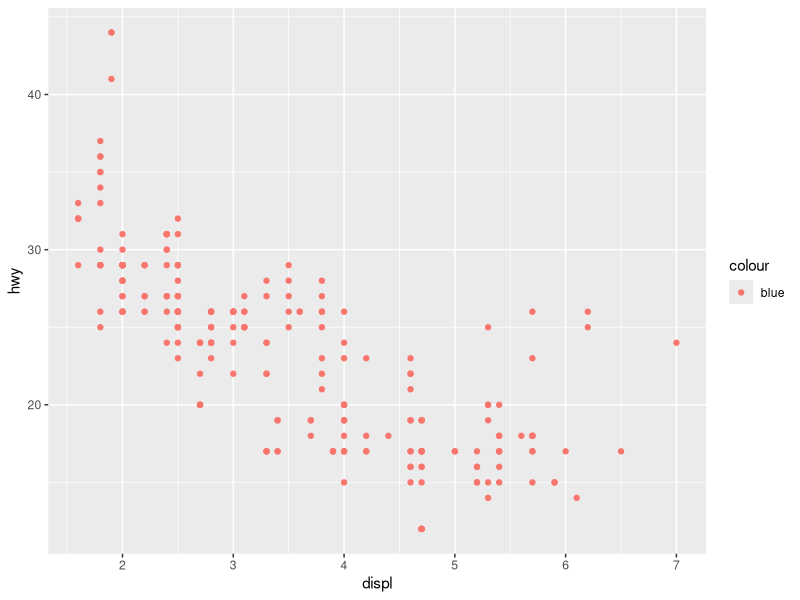
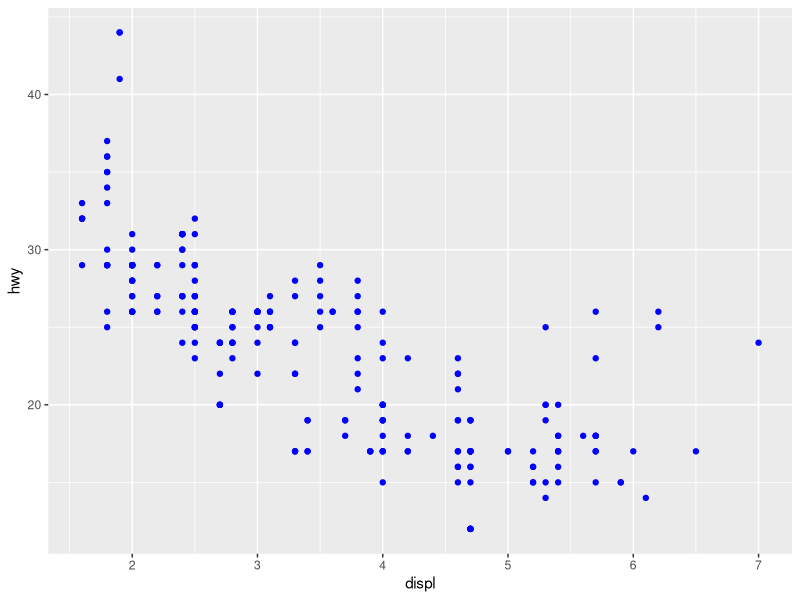
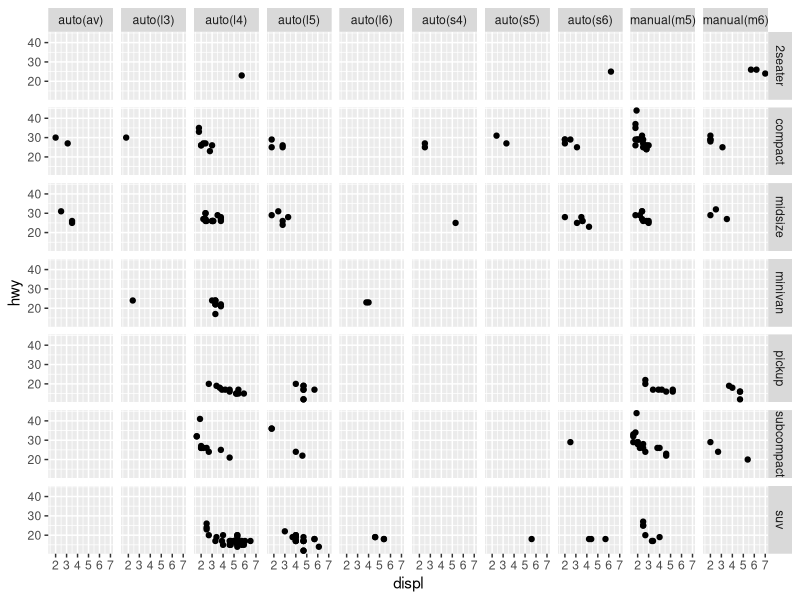
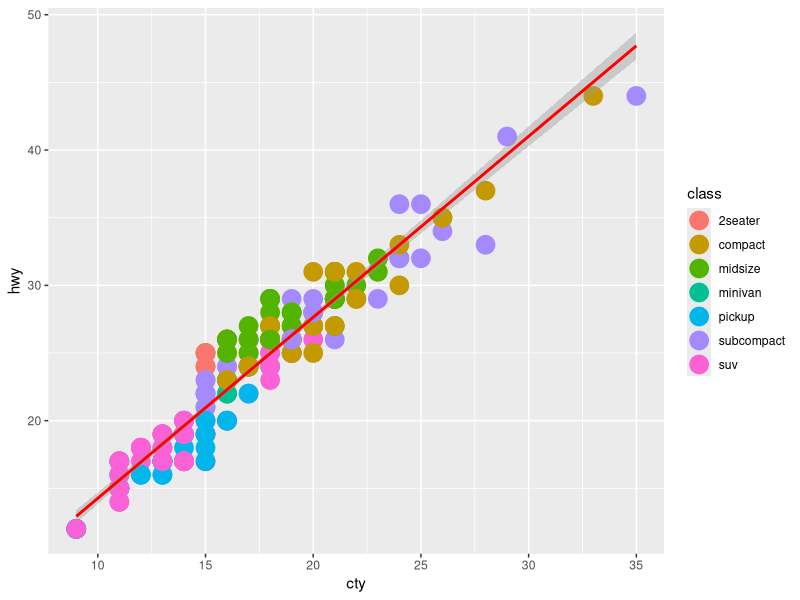
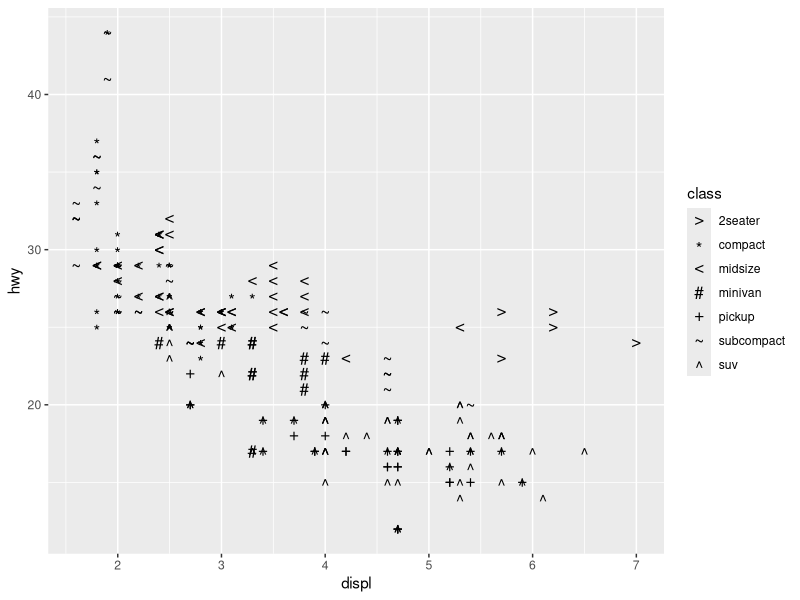
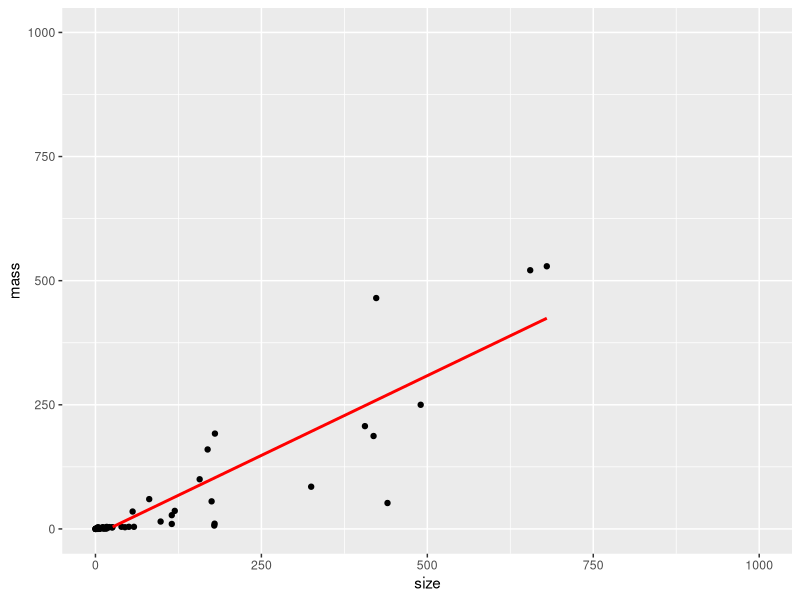
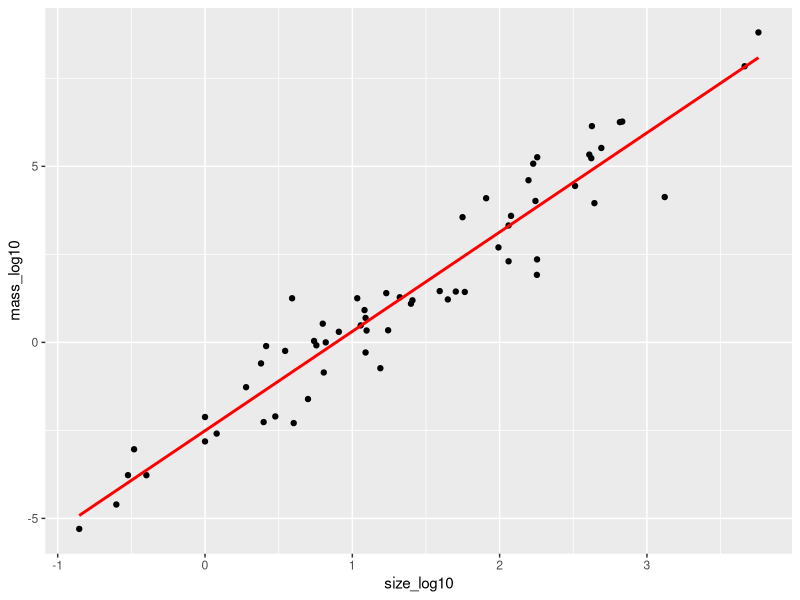
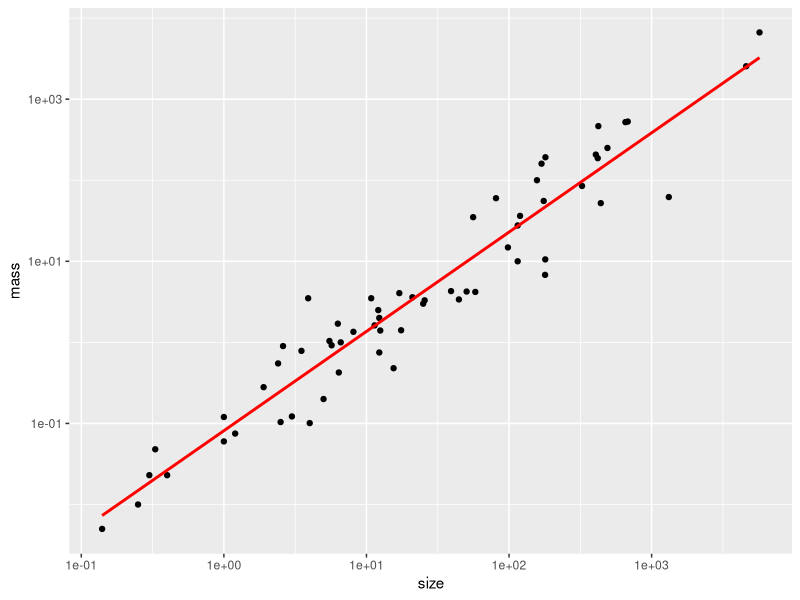

Source code (R) for these figures, in order:
## ---- chunk 1
# Write your code here
library(ggplot2)
mpg

#first method
nrow(mpg) 
ncol(mpg)

#second method
dim(mpg)
## ---- chunk 2
# Write your code here---ORIGINAL CODE
ggplot(data = mpg) +
    geom_point(mapping = aes(x = displ, y = hwy, color = "blue"))
## ---- chunk 3
##EDITED VERSION
ggplot(data = mpg) +
    geom_point(mapping = aes(x = displ, y = hwy), colour = "blue")
#to turn the points blue the colour = blue needs to be outside of the aes 
## ---- chunk 4
# Write your code here
# i'm not sure how to use the tilde for this but from using the help function I was able to do it another way i think
ggplot(data = mpg) +
    geom_point(mapping = aes(x = displ, y = hwy)) +
    facet_grid(rows = vars(class), vars(trans))
## ---- chunk 5
# Write your code here
ggplot(mpg, aes(x = cty, y = hwy, color = class)) +
  geom_point(size = 6) +
  geom_smooth(method = lm, color = "red")
## ---- chunk 6
# Write your code here
mpgSubset <- subset(mpg, cty == 15)
mpgSubset

subCompactSubset <- subset(mpgSubset, class == "subcompact")
subCompactSubset

finalSubset <- data.frame(subCompactSubset$manufacturer, subCompactSubset$model)
finalSubset
## ---- chunk 7
# Write your code here
# I changed the size so its easier to see
ggplot(data = mpg) + 
      geom_point(mapping = aes(x = displ, y = hwy, shape = class), size = 4) +
      scale_shape_manual(values = c(">", "*", "<", "#", "+", "~", "^"))
## ---- chunk 8
# Write your code here
x <- c(3.385,0.48,1.35,465,36.33,27.66,14.83,1.04,4.19,0.425,0.101,0.92,1,0.005,0.06,3.5,2,1.7,2547,0.023,187.1,521,0.785,10,3.3,0.2,1.41,529,207,85,0.75,62,6654,3.5,6.8,35,4.05,0.12,0.023,0.01,1.4,250,2.5,55.5,100,52.16,10.55,0.55,60,3.6,4.288,0.28,0.075,0.122,0.048,192,3,160,0.9,1.62,0.104,4.235)

y <- c(44.5,15.5,8.1,423,119.5,115,98.2,5.5,58,6.4,4,5.7,6.6,0.14,1,10.8,12.3,6.3,4603,0.3,419,655,3.5,115,25.6,5,17.5,680,406,325,12.3,1320,5712,3.9,179,56,17,1,0.4,0.25,12.5,490,12.1,175,157,440,179.5,2.4,81,21,39.2,1.9,1.2,3,0.33,180,25,169,2.6,11.4,2.5,50.4)

mass <- x
size <- y

sizeMass <- data.frame(mass, size)
sizeMass
## ---- chunk 9
# Write your code here (method 1)
#im not sure if I omitted the outliers correctly
ggplot(sizeMass, aes(size, mass)) +
      geom_point() +
      geom_smooth(method = "lm", color = "red", se = FALSE) +
      xlim(c(0,1000)) +
      ylim(c(0,1000))

size_log10 <- log10(size)
mass_log10 <- log(mass)
sizeMassLog <- data.frame(mass, size, mass_log10, size_log10)

ggplot(sizeMass, aes(size_log10, mass_log10)) +
      geom_point() +
      geom_smooth(method = "lm", color = "red", se = FALSE)
## ---- chunk 10
# Write your code here (method 2)
ggplot(sizeMass, aes(size, mass)) +
      geom_point() +
      geom_smooth(method = "lm", color = "red", se = FALSE) +
      scale_x_log10() +
      scale_y_log10()
